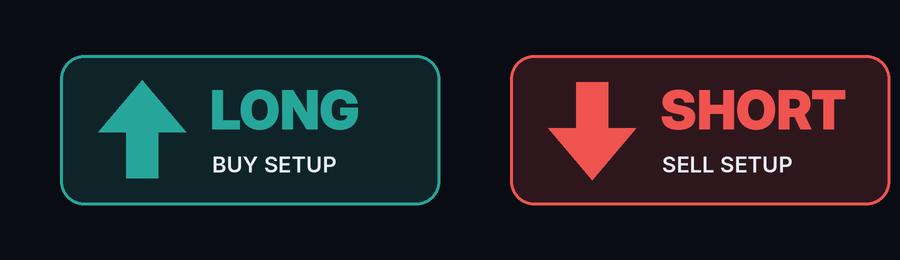

Reproduce this figure in Python.
from PIL import Image, ImageDraw
exec(open('frame.py').read().split("# ================= 16:9 long-video frame")[0])
S=2; W,H=900*S,260*S
im=Image.new("RGB",(W,H),BG)
def badge2(im,bx,by,up):
    col=UP if up else DN
    ov=Image.new("RGBA",im.size,(0,0,0,0)); od=ImageDraw.Draw(ov)
    od.rounded_rectangle((bx,by,bx+380*S,by+150*S),radius=int(24*S),fill=col+(40,),outline=col+(255,),width=int(3*S)); im.paste(ov,(0,0),ov)
    d=ImageDraw.Draw(im); ax=bx+82*S; ay=by+75*S; k=1 if up else -1
    d.polygon([(ax,ay-50*S*k),(ax-44*S,ay+2*S*k),(ax-16*S,ay+2*S*k),(ax-16*S,ay+48*S*k),(ax+16*S,ay+48*S*k),(ax+16*S,ay+2*S*k),(ax+44*S,ay+2*S*k)],fill=col)
    d.text((bx+150*S,by+22*S),"LONG" if up else "SHORT",font=F("InterDisplay-Black.otf",54*S),fill=col)
    d.text((bx+152*S,by+96*S),"BUY SETUP" if up else "SELL SETUP",font=F("Inter-SemiBold.otf",22*S),fill=TXT)
badge2(im,60*S,55*S,True); badge2(im,510*S,55*S,False)
im.resize((900,260),Image.LANCZOS).save("badges.png"); print("ok")
